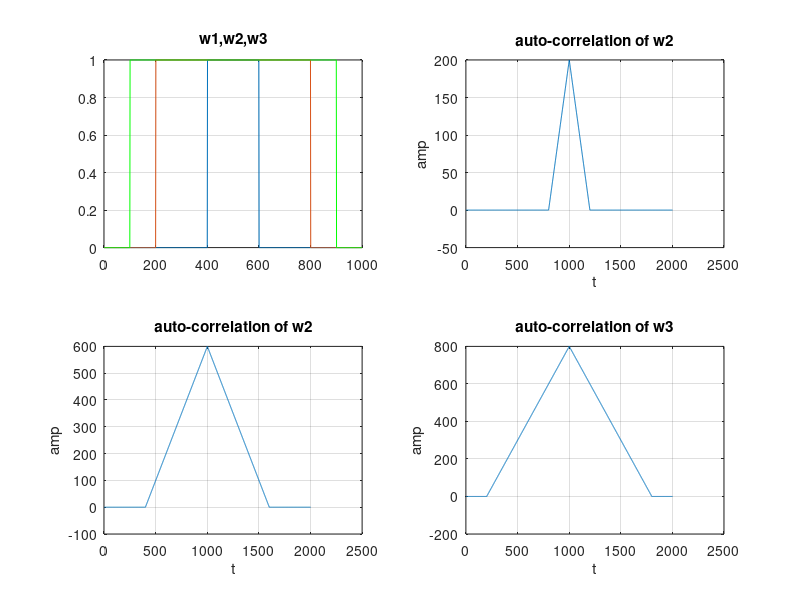

Write MATLAB code to recreate this figure.
clc 
clear all 
close all
t=0:1:1000;
w1=[zeros(1,401),ones(1,200),zeros(1,400)];
w2=[zeros(1,201),ones(1,600),zeros(1,200)];
w3=[zeros(1,101),ones(1,800),zeros(1,100)];
A= xcorr(w1,w1);
B= xcorr(w2,w2);
C= xcorr(w3,w3);

figure, subplot(2,2,1);
plot(t,w1), grid on;
hold on 
plot(t,w2), grid on;
hold on
plot(t,w3,'g'), grid on;
title('w1,w2,w3');

subplot(2,2,2);
plot(A), grid on; 
title('auto-correlation of w2');
xlabel('t');
ylabel('amp');

subplot(2,2,3);
plot(B), grid on;
title('auto-correlation of w2');
xlabel('t');
ylabel('amp');


subplot(2,2,4);
plot(C), grid on;
title('auto-correlation of w3');
xlabel('t');
ylabel('amp');
